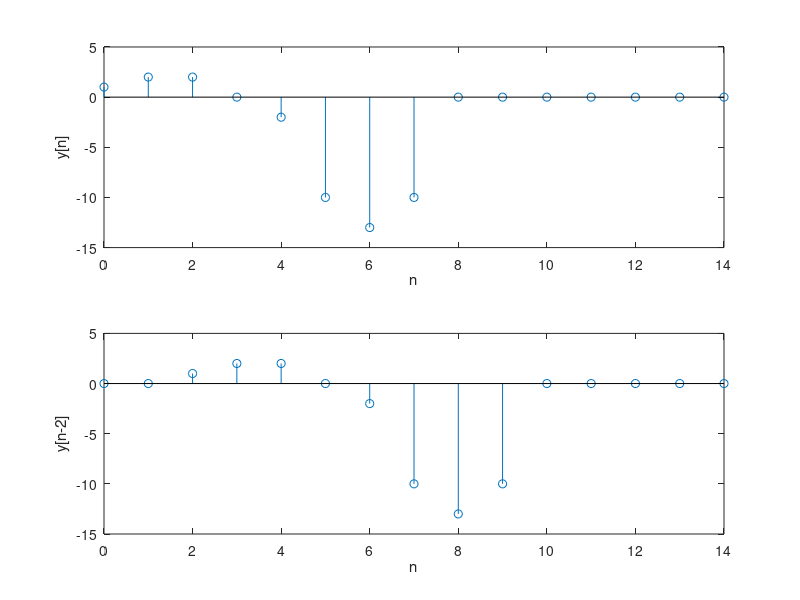

MATLAB code for this plot: (Note: this script raises an error after producing the figure.)
%% Question 1
n = 0:14;

nx = 0:4;
nz = zeros(1,3);
x = nx+1;
x = [x nz];

nh = 0:3;
nz = zeros(1,4);
h = 1-nh;
h = [h nz];

y = conv(x,h);
subplot(2,1,1)
stem(n,y);
xlabel('n');
ylabel('y[n]');

h2 = circshift(h,2);
y2 = conv(x,h2);
subplot(2,1,2)
stem(n,y2);
xlabel('n');
ylabel('y[n-2]');
suptitle('Question1');

%% Questiion 2
k = -5:5;
xl = [5 4 6];
xr = [7 3 2];
x1 = [zeros(1,5) xl xr];
xflip = [fliplr(xr) fliplr(xl) zeros(1,5)];

xe1 = 0.5*(x1+xflip);
xo1 = 0.5*(x1-xflip);

subplot(2,2,1)
stem(k,xe1);
xlabel('n');
ylabel('Even part of 2a');

subplot(2,2,2)
stem(k,xo1);
xlabel('n');
ylabel('Odd part of 2a');




n = -20:20;
f = 1000*pi;
x2 = sin(2*pi*f*n)+cos(pi*f*n);
xmt = [fliplr(x2(n>=0)) fliplr(x2(n<0))];

xe = 0.5*(x2+xmt);
xo = 0.5*(x2-xmt);

subplot(2,2,3)
stem(n,xe);
xlabel('n');
ylabel('Even part of 2b');

subplot(2,2,4)
stem(n,xo);
xlabel(n'');
ylabel('Odd part of 2b');
%% Question 3a
n = 0:15;

un = n>=0;
un10 = n>=10;
%first function
x1 = un - un10;
%second function
n1 = 0:10;
x2 = n1;
x2 = [x2 zeros(1,5)];

a = 2;
b = 4;

x3 = a*x1 + b*x2;

%Output 1
y1 = circshift(x3,3) .* circshift(x3,2);

y2 = circshift(x1,3) .* circshift(x1,2);
y3 = circshift(x2,3) .* circshift(x2,2);
y4 = a*y2 + b*y3;%Output 2

subplot(2,2,1)
stem(n,y1);
xlabel('n');
ylabel('y3');
subplot(2,2,2)
stem(n,y4);
xlabel('n');
ylabel('ay1+by2');

%Checking time invariance
x4 = circshift(x1,2);

y5 = circshift(x4,3) .* circshift(x4,2);

y6 =  circshift(x1,3) .* circshift(x1,2);
y6 = circshift(y6,2);

subplot(2,2,3)
stem(n,y5);
xlabel('n');
ylabel('y[n-2]');
subplot(2,2,4)
stem(n,y6);
xlabel('n');
ylabel('Output if input is x[n-2]');
%% Question 3b
n = -2:10;

un = n>=0;
un10 = n>=10;

x1 = un - un10;

n1 = 0:10;
x2 = n1;
x2 = [zeros(1,2) x2];

a = 2;
b = 3;

xin = a*x1 + b*x2;

y = circshift(xin,-2);

y1 = a*circshift(x1,-2) + b*circshift(x2,-2);

subplot(2,2,1)
stem(n,y);
xlabel('n');
ylabel('y3');

subplot(2,2,2)
stem(n,y1);
xlabel('n');
ylabel('ay1+by2');

%shifted version of x1 by one unit
x3 = circshift(x1,-1);
%Output1
y3 = circshift(x3,-2);
%Output when x1 is given as input
y4 = circshift(x1,-2);
%Shifting output by one unit
y5 = circshift(y4,-1);%Output2

subplot(2,2,3)
stem(n,y3);
xlabel('n');
ylabel('Output if input is x[n-2]');

subplot(2,2,4)
stem(n,y5);
xlabel('n');
ylabel('y[n-2]');
%% Question 3c
n = -2:10;

un = n>=0;
un10 = n>=10;

x1 = un - un10;

n1 = 0:10;
x2 = n1;
x2 = [zeros(1,2) x2];

%Checking Linearity
a = 2;
b = -3;
x3 = a*x1 + b*x2;

y1 = sin(x3);

y2 = a*sin(x1) + b*sin(x2);

subplot(2,2,1)
stem(n,y1);
xlabel('n');
ylabel('y3');

subplot(2,2,2)
stem(n,y2);
xlabel('n');
ylabel('ay1+by2');

x4 = circshift(x2,-2);
y3 = sin(x4);

y4 = circshift(sin(x2),-2);

subplot(2,2,3)
stem(n,y3);
xlabel('n');
ylabel('Output if input is x[n-2]');

subplot(2,2,4)
stem(n,y4);
xlabel('n');
ylabel('y[n-2]');
%Non-Linear but Time Invariant
%% Question 4
k = 0:10;
x = 1-k;
h1 = [x(k<=3) zeros(1,length(k)-length(x(k<=3)))];
subplot(3,1,1)
stem(k,h1);
subplot(3,1,1)
xlabel('n');
ylabel('h1');
title('Causal and Stable');

k = -10:40;
h = sin(2*pi*k/50);
h2 = [h(k<=30) zeros(1,10)];
subplot(3,1,2)
stem(k,h2);
xlabel('n');
ylabel('h2');
title('Non Causal but Stable');

k = -10:40;
u = k>=-2;
h4 = sin(2*pi*f*k) .* u;
subplot(3,1,3)
stem(k,h4);
xlabel('n');
ylabel('h4');
title('Non Causal and also not Stable');

suptitle('Question 4');
%% Question exp1
t = 0:1/22100:4;

f1 = 2*pi*500;
f2 = 2*pi*1000;

fs = 22100;
y1 = sin(f1*t);
player1 = audioplayer(y1,fs);

y2 = square(pi*t);
player2 = audioplayer(y2,fs);

y3 = chirp(t,0,2,1000);
player3 = audioplayer(y3,fs);

y4 = sin(f1*t)+sin(f2*t);
player4 = audioplayer(y4,fs);


%% Question exp2
recobj = audiorecorder;
recordblocking(recobj,3);
play(recobj);

myrecording = getaudiodata(recobj);
plot(myrecording);

down = downsample(myrecording,2);
player1 = audioplayer(recobj);
player2 = audioplayer(down,8000);

up = upsample(down,2);
player3 = audioplayer(up,8000);

play(player1);
